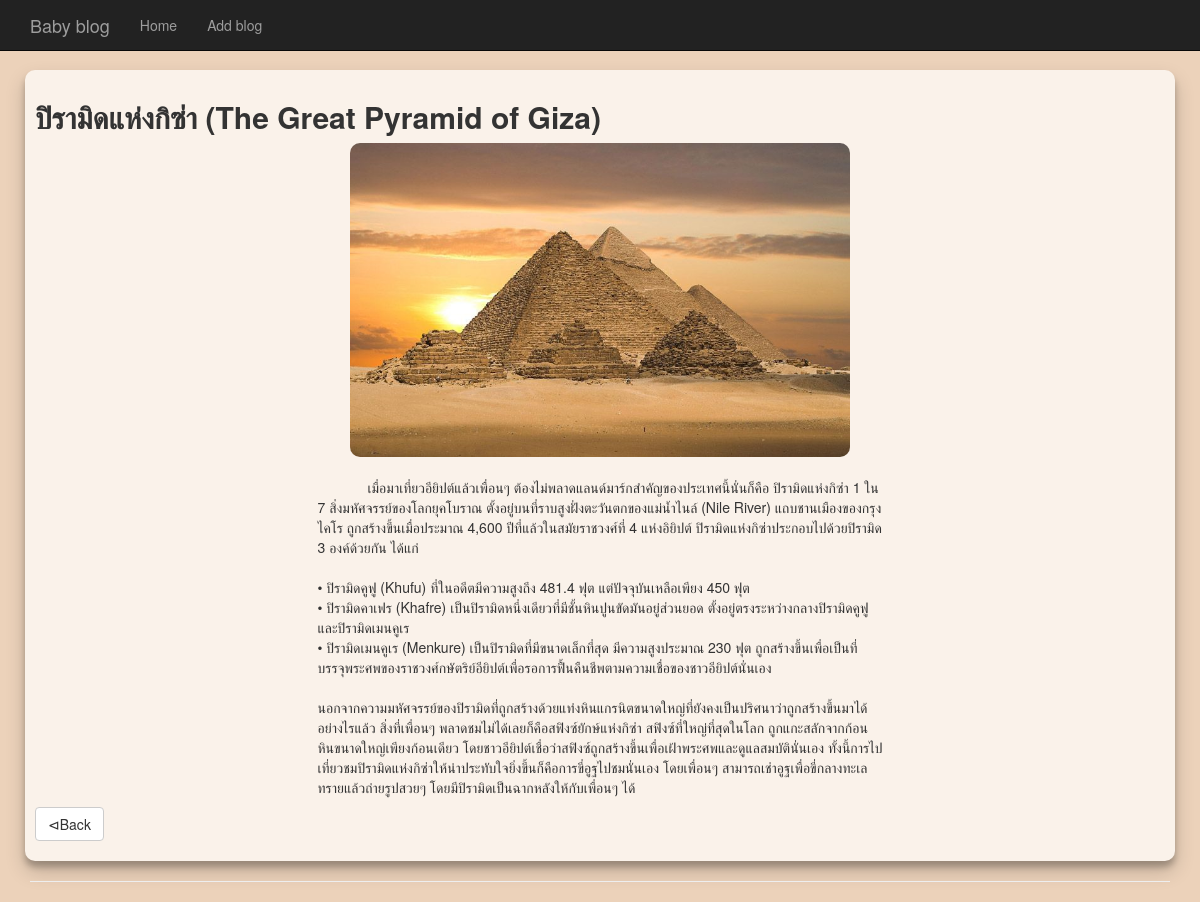
Page /blog.php?article_id=1 on the committed database.
### tables this page shows
CREATE TABLE `article` (
  `name` varchar(500) NOT NULL,
  `head_img` varchar(100) NOT NULL,
  `descript` mediumtext NOT NULL,
  `status` tinyint(1) NOT NULL,
  `created` date NOT NULL,
  `view` int(10) NOT NULL,
  `id` int(20) NOT NULL
);

### database/exe_db.php (called while the page is built, shortened)
<?php
    class FindData{
        public static function findOneArticle($article_id){
            $conn = DB::getConnect();
            $result = $conn->query("SELECT * FROM article WHERE id = '".$article_id."'");
            return ($conn->affected_rows>0)?$result:null;
        }
    }
?>

### blog.php (the view, shortened to what this page needs)
<!DOCTYPE html>
<html lang="en">
<head>
    <link rel="stylesheet" href="https://maxcdn.bootstrapcdn.com/bootstrap/3.3.7/css/bootstrap.min.css">
    <link rel="stylesheet" href="css/style.css">
</head>
<body>
    <div class="container">
    <?php
        include 'menu.php';
        $result = FindData::findOneArticle($_GET["article_id"]);
    ?>
        <div style="padding-left: 10px; padding-right: 10px;">
            <div class="row">
                <div class="card">
                    <div class="card-body">
                        <div>
                            <?php while(($row=$result->fetch_array())!=null){  ?>
                            <h2><?php echo $row["name"] ?></h2>
                            <img class="center" src="./image/<?php echo $row["head_img"] ?>" style="max-width:500px" alt="" srcset="">
                            <br>
                            <p class="center" style="text-indent:50px;">
                                <?php echo nl2br($row["descript"]); ?>
                            </p>
                            <p><a class="btn btn-default" href="index.php" role="button">&#8882;Back </a></p>
                            <?php } ?>
                        </div>
                    </div>
                </div>
            </div>
        </div>
        <hr>
    </div>
</body>
</html>

### css/style.css (style rules this page uses)
html, body { overflow-x: hidden; }
body { padding-top: 70px; background-color: rgb(236, 210, 186); }
h2 { font-weight: bold !important; }
.center { display: block; margin-left: auto; margin-right: auto; width: 50%; border-radius: 10px; }
.card { padding: 10px !important; border-radius: 10px; box-shadow: 0 10px 20px rgba(0, 0, 0, 0.19), 0 6px 6px rgba(0, 0, 0, 0.23) !important; background-color: rgb(250, 242, 234); }

### rows in the picture
article: name "ปิรามิดแห่งกิซ่า (The Great Pyramid of Giza)", head_img (picture), descript "เมื่อมาเที่ยวอียิปต์แล้วเพื่อนๆ ต้องไม่พลาดแลนด์มาร์กสำคัญของประเทศนี้นั่นก็คือ ปิรามิดแห่งกิซ่า 1 ใน 7 สิ่งมหัศจรรย์ของโลกยุคโบราณ ตั้งอยู่บนที่ราบสูงฝั่งตะวันตกของแม่น้ำไนล์ (Nile River) แถบชานเมืองของกรุงไคโร ถูกสร้างขึ้นเมื่อประมาณ 4,600 ปีที่แล้วในสมัยราชวงศ์ที่ 4 แห่งอิยิปต์ ปิรามิดแห่งกิซ่าประกอบไปด้วยปิรามิด 3 องค์ด้วยกัน ได้แก่ • ปิรามิดคูฟู (Khufu) ที่ในอดีตมีความสูงถึง 481.4 ฟุต แต่ปัจจุบันเหลือเพียง 450 ฟุต • ปิรามิดคาเฟร (Khafre) เป็นปิรามิดหนึ่งเดียวที่มีชั้นหินปูนขัดมันอยู่ส่วนยอด ตั้งอยู่ตรงระหว่างกลางปิรามิดคูฟูและปิรามิดเมนคูเร • ปิรามิดเมนคูเร (Menkure) เป็นปิรามิดที่มีขนาดเล็กที่สุด มีความสูงประมาณ 230 ฟุต…"
